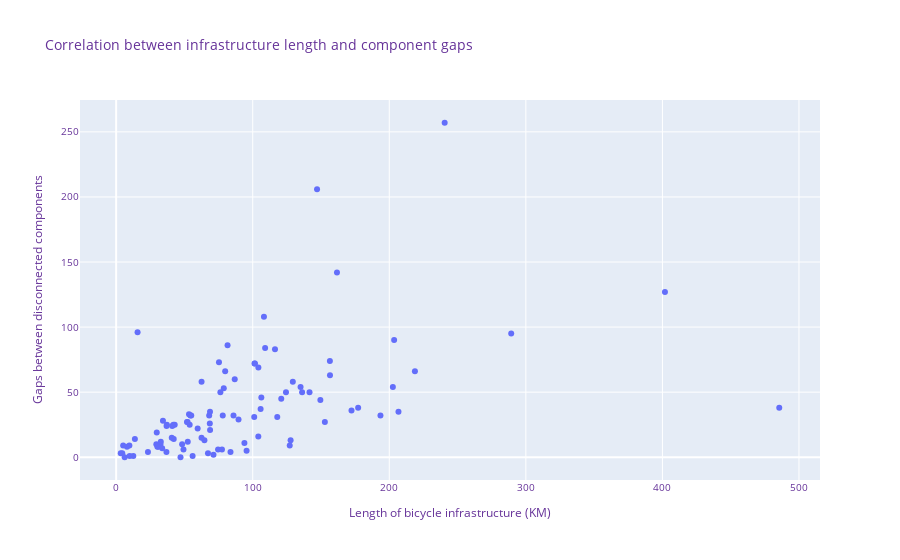
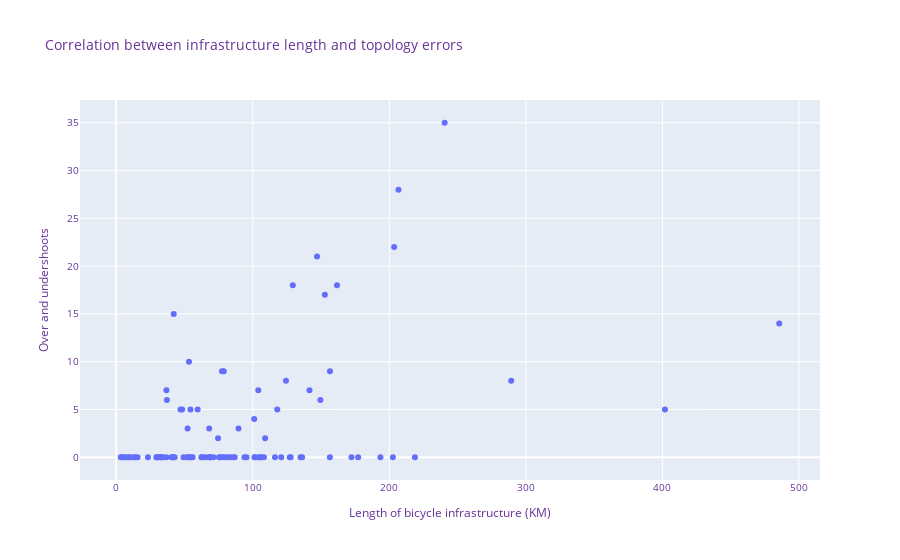

The code cell stored with these charts, in order, in its notebook:
### Markdown cell above
**Correlation between infrastructure length and topology errors**

### Code cell
# TODO: Add label for high/low density and add as color?
fig = px.scatter(
    muni_network_counts, 
    x='infra_km', 
    y='component_gaps',
    title='Correlation between infrastructure length and component gaps', 
    hover_data=["name"],
    labels={
        "infra_km": "Length of bicycle infrastructure (KM)",
        "component_gaps": "Gaps between disconnected components",
        "name": "Municipality"
        })

fig.update_layout(
    font=dict(
        size=10,
        color="RebeccaPurple"
    )
)
fig.show()


# TODO: Add label for high/low density and add as color?
fig = px.scatter(
    muni_network_counts, 
    x='infra_km', 
    y='over_under',
    title='Correlation between infrastructure length and topology errors', 
    hover_data=["name"],
    labels={
        "infra_km": "Length of bicycle infrastructure (KM)",
        "over_under": "Over and undershoots",
        "name": "Municipality"
        })

fig.update_layout(
    font=dict(
        size=10,
        color="RebeccaPurple"
    )
)
fig.show()

### Figure 1 — Plotly figure (JSON) as saved in the notebook; plotly's stock layout.template omitted (floating-point values rounded to 4 significant figures)
{"data": [{"customdata": [["Aabenraa"], ["Aalborg"], ["Aarhus"], ["Albertslund"], ["Allerød"], ["Assens"], ["Ballerup"], ["Billund"], ["Bornholm"], ["Brøndby"], ["Brønderslev"], ["Dragør"], ["Egedal"], ["Esbjerg"], ["Faaborg-Midtfyn"], ["Fanø"], ["Favrskov"], ["Faxe"], ["Fredensborg"], ["Fredericia"], ["Frederiksberg"], ["Frederikshavn"], ["Frederikssund"], ["Furesø"], ["Gentofte"], ["Gladsaxe"], ["Glostrup"], ["Greve"], ["Gribskov"], ["Guldborgsund"], ["Haderslev"], ["Halsnæs"], ["Hedensted"], ["Helsingør"], ["Herlev"], ["Herning"], ["Hillerød"], ["Hjørring"], ["Holbæk"], ["Holstebro"], ["Horsens"], ["Hvidovre"], ["Høje-Taastrup"], ["Hørsholm"], ["Ikast-Brande"], ["Ishøj"], ["Jammerbugt"], ["Kalundborg"], ["Kerteminde"], ["Kolding"], ["København"], ["Køge"], ["Langeland"], ["Lejre"], ["Lemvig"], ["Lolland"], ["Lyngby-Taarbæk"], ["Læsø"], ["Mariagerfjord"], ["Middelfart"], ["Morsø"], ["Norddjurs"], ["Nordfyns"], ["Nyborg"], ["Næstved"], ["Odder"], ["Odense"], ["Odsherred"], ["Randers"], ["Rebild"], ["Ringkøbing-Skjern"], ["Ringsted"], ["Roskilde"], ["Rudersdal"], ["Rødovre"], ["Samsø"], ["Silkeborg"], ["Skanderborg"], ["Skive"], ["Slagelse"], ["Solrød"], ["Sorø"], ["Stevns"], ["Struer"], ["Svendborg"], ["Syddjurs"], ["Sønderborg"], ["Thisted"], ["Tårnby"], ["Tønder"], ["Vallensbæk"], ["Varde"], ["Vejen"], ["Vejle"], ["Vesthimmerlands"], ["Viborg"], ["Vordingborg"], ["Ærø"]], "hovertemplate": "Length of bicycle infrastructure (KM)=%{x}<br>Gaps between disconnected components=%{y}<br>Municipality=%{customdata[0]}<extra></extra>", "legendgroup": "", "marker": {"color": "#636efa", "symbol": "circle"}, "mode": "markers", "name": "", "orientation": "v", "showlegend": false, "type": "scatter", "x": [193.5, 218.8, 240.6, 9.894, 54.39, 202.6, 53.35, 32.69, 106.3, 29.43, 42.88, 9.694, 41.89, 127.7, 149.5, 7.959, 116.3, 85.92, 64.64, 206.7, 67.24, 101.3, 78.06, 49.3, 127.1, 95.51, 30.83, 15.69, 37.13, 101.1, 79.83, 109.1, 78.81, 118.0, 23.29, 141.6, 53.83, 62.55, 136.2, 76.32, 147.1, 48.31, 42.16, 47.13, 59.68, 3.367, 36.94, 124.3, 54.98, 104.1, 485.6, 62.52, 40.71, 32.42, 34.28, 83.73, 89.6, 5.13, 93.92, 104.1, 13.72, 52.3, 74.64, 77.49, 120.9, 33.71, 289.3, 105.8, 156.6, 29.73, 108.2, 68.78, 152.8, 129.4, 36.82, 4.484, 161.7, 86.82, 177.2, 135.0, 55.98, 52.44, 30.18, 51.86, 156.5, 81.58, 101.6, 68.59, 71.26, 172.3, 12.55, 68.12, 68.73, 203.6, 41.08, 401.9, 75.29, 6.247], "xaxis": "x", "y": [32, 66, 257, 1, 32, 54, 33, 12, 46, 10, 25, 9, 25, 13, 44, 8, 83, 32, 13, 35, 3, 72, 32, 6, 9, 5, 8, 96, 25, 31, 66, 84, 53, 31, 4, 50, 25, 58, 50, 50, 206, 10, 14, 0, 22, 3, 24, 50, 32, 69, 38, 15, 15, 10, 28, 4, 29, 9, 11, 16, 14, 27, 6, 6, 45, 7, 95, 37, 63, 19, 108, 21, 27, 58, 4, 3, 142, 60, 38, 54, 1, 12, 8, 27, 74, 86, 72, 26, 2, 36, 1, 32, 35, 90, 24, 127, 73, 0], "yaxis": "y"}], "layout": {"font": {"color": "RebeccaPurple", "size": 10}, "legend": {"tracegroupgap": 0}, "title": {"text": "Correlation between infrastructure length and component gaps"}, "xaxis": {"anchor": "y", "domain": [0, 1], "title": {"text": "Length of bicycle infrastructure (KM)"}}, "yaxis": {"anchor": "x", "domain": [0, 1], "title": {"text": "Gaps between disconnected components"}}}}

### Figure 2 — Plotly figure (JSON) as saved in the notebook; plotly's stock layout.template omitted (floating-point values rounded to 4 significant figures)
{"data": [{"customdata": [["Aabenraa"], ["Aalborg"], ["Aarhus"], ["Albertslund"], ["Allerød"], ["Assens"], ["Ballerup"], ["Billund"], ["Bornholm"], ["Brøndby"], ["Brønderslev"], ["Dragør"], ["Egedal"], ["Esbjerg"], ["Faaborg-Midtfyn"], ["Fanø"], ["Favrskov"], ["Faxe"], ["Fredensborg"], ["Fredericia"], ["Frederiksberg"], ["Frederikshavn"], ["Frederikssund"], ["Furesø"], ["Gentofte"], ["Gladsaxe"], ["Glostrup"], ["Greve"], ["Gribskov"], ["Guldborgsund"], ["Haderslev"], ["Halsnæs"], ["Hedensted"], ["Helsingør"], ["Herlev"], ["Herning"], ["Hillerød"], ["Hjørring"], ["Holbæk"], ["Holstebro"], ["Horsens"], ["Hvidovre"], ["Høje-Taastrup"], ["Hørsholm"], ["Ikast-Brande"], ["Ishøj"], ["Jammerbugt"], ["Kalundborg"], ["Kerteminde"], ["Kolding"], ["København"], ["Køge"], ["Langeland"], ["Lejre"], ["Lemvig"], ["Lolland"], ["Lyngby-Taarbæk"], ["Læsø"], ["Mariagerfjord"], ["Middelfart"], ["Morsø"], ["Norddjurs"], ["Nordfyns"], ["Nyborg"], ["Næstved"], ["Odder"], ["Odense"], ["Odsherred"], ["Randers"], ["Rebild"], ["Ringkøbing-Skjern"], ["Ringsted"], ["Roskilde"], ["Rudersdal"], ["Rødovre"], ["Samsø"], ["Silkeborg"], ["Skanderborg"], ["Skive"], ["Slagelse"], ["Solrød"], ["Sorø"], ["Stevns"], ["Struer"], ["Svendborg"], ["Syddjurs"], ["Sønderborg"], ["Thisted"], ["Tårnby"], ["Tønder"], ["Vallensbæk"], ["Varde"], ["Vejen"], ["Vejle"], ["Vesthimmerlands"], ["Viborg"], ["Vordingborg"], ["Ærø"]], "hovertemplate": "Length of bicycle infrastructure (KM)=%{x}<br>Over and undershoots=%{y}<br>Municipality=%{customdata[0]}<extra></extra>", "legendgroup": "", "marker": {"color": "#636efa", "symbol": "circle"}, "mode": "markers", "name": "", "orientation": "v", "showlegend": false, "type": "scatter", "x": [193.5, 218.8, 240.6, 9.894, 54.39, 202.6, 53.35, 32.69, 106.3, 29.43, 42.88, 9.694, 41.89, 127.7, 149.5, 7.959, 116.3, 85.92, 64.64, 206.7, 67.24, 101.3, 78.06, 49.3, 127.1, 95.51, 30.83, 15.69, 37.13, 101.1, 79.83, 109.1, 78.81, 118.0, 23.29, 141.6, 53.83, 62.55, 136.2, 76.32, 147.1, 48.31, 42.16, 47.13, 59.68, 3.367, 36.94, 124.3, 54.98, 104.1, 485.6, 62.52, 40.71, 32.42, 34.28, 83.73, 89.6, 5.13, 93.92, 104.1, 13.72, 52.3, 74.64, 77.49, 120.9, 33.71, 289.3, 105.8, 156.6, 29.73, 108.2, 68.78, 152.8, 129.4, 36.82, 4.484, 161.7, 86.82, 177.2, 135.0, 55.98, 52.44, 30.18, 51.86, 156.5, 81.58, 101.6, 68.59, 71.26, 172.3, 12.55, 68.12, 68.73, 203.6, 41.08, 401.9, 75.29, 6.247], "xaxis": "x", "y": [0, 0, 35, 0, 5, 0, 10, 0, 0, 0, 0, 0, 0, 0, 6, 0, 0, 0, 0, 28, 0, 0, 0, 0, 0, 0, 0, 0, 6, 4, 0, 2, 9, 5, 0, 7, 0, 0, 0, 0, 21, 5, 15, 5, 5, 0, 0, 8, 0, 0, 14, 0, 0, 0, 0, 0, 3, 0, 0, 7, 0, 3, 2, 9, 0, 0, 8, 0, 9, 0, 0, 0, 17, 18, 7, 0, 18, 0, 0, 0, 0, 0, 0, 0, 0, 0, 0, 0, 0, 0, 0, 3, 0, 22, 0, 5, 0, 0], "yaxis": "y"}], "layout": {"font": {"color": "RebeccaPurple", "size": 10}, "legend": {"tracegroupgap": 0}, "title": {"text": "Correlation between infrastructure length and topology errors"}, "xaxis": {"anchor": "y", "domain": [0, 1], "title": {"text": "Length of bicycle infrastructure (KM)"}}, "yaxis": {"anchor": "x", "domain": [0, 1], "title": {"text": "Over and undershoots"}}}}
